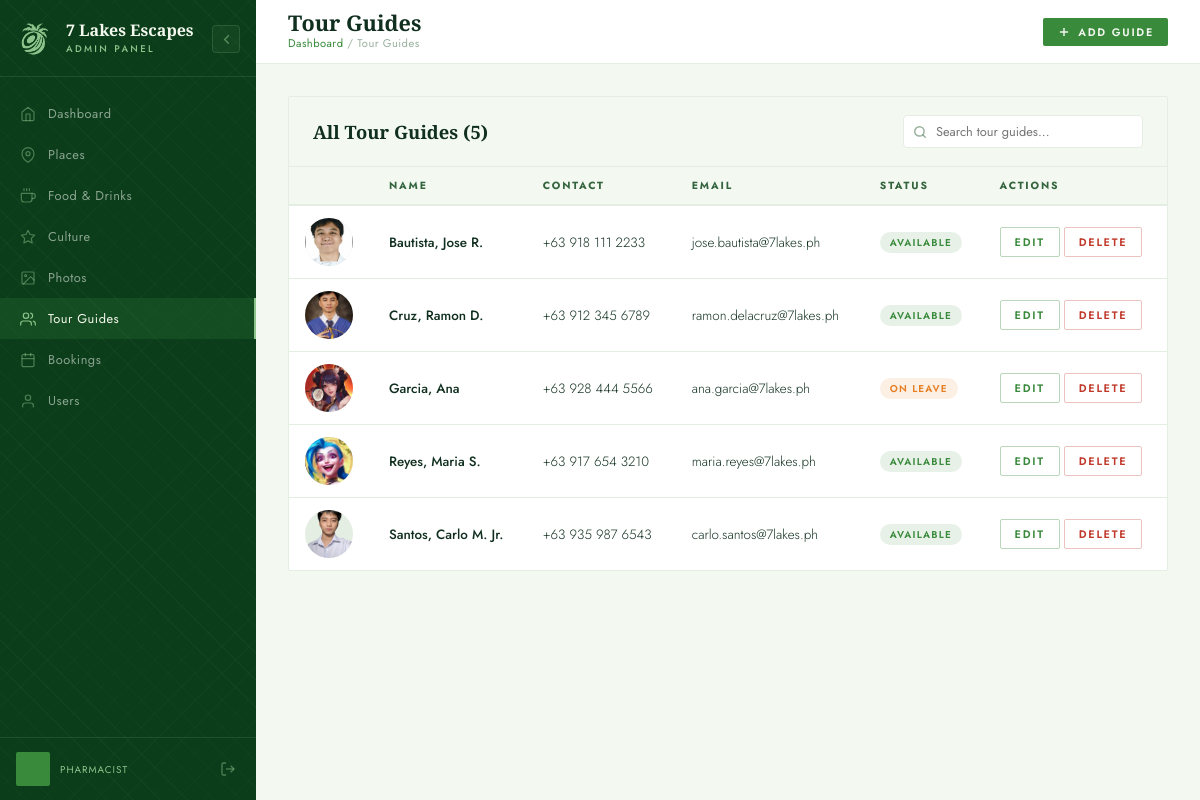
The app's page /admin/guides.php (signed in) with its own data.
### tables this page shows
CREATE TABLE `tour_guides` (
  `guide_id` int(11) NOT NULL,
  `first_name` varchar(150) NOT NULL,
  `middle_name` varchar(150) DEFAULT NULL,
  `last_name` varchar(150) NOT NULL,
  `extension_name` varchar(150) DEFAULT NULL,
  `contact_number` varchar(50) NOT NULL,
  `email` varchar(100) NOT NULL,
  `status` varchar(50) DEFAULT 'Available'
);

### admin/guides.php (the view, shortened to what this page needs)
<?php
require_once 'includes/db.php';
$where_clause = "";
$guides = [];
$res = mysqli_query($conn, "
    SELECT tg.*, (SELECT ph.file_path FROM photos ph WHERE ph.guide_id = tg.guide_id LIMIT 1) AS photo
    FROM tour_guides tg
    $where_clause
    ORDER BY tg.last_name, tg.first_name
");
if ($res) {
    while ($row = mysqli_fetch_assoc($res)) {
        $guides[] = $row;
    }
}
?>
<!DOCTYPE html>
<html lang="en">
<head>
  <link rel="stylesheet" href="admin.css" />
</head>
<body>
<?php include 'includes/sidebar.php'; ?>
<div class="admin-main">
  <div class="topbar">
    <div class="topbar-left">
      <span class="topbar-title">Tour Guides</span>
      <span class="topbar-breadcrumb"><a href="dashboard.php">Dashboard</a> / Tour Guides</span>
    </div>
    <div class="topbar-right">
      <a href="guides.php?add=1" class="btn btn-primary btn-sm">
        <svg viewBox="0 0 24 24" fill="none" stroke="currentColor" stroke-width="2.5"><line x1="12" y1="5" x2="12" y2="19"/><line x1="5" y1="12" x2="19" y2="12"/></svg>
        Add Guide
      </a>
    </div>
  </div>
  <div class="admin-content">
    <div class="admin-card">
      <div class="admin-card-header">
        <span class="admin-card-title">All Tour Guides (<?= count($guides) ?>)</span>
        <form method="POST" action="" class="card-search-wrap">
          <input type="text" name="key" placeholder="Search tour guides..." class="card-search-input" value="<?= htmlspecialchars($_POST['key'] ?? '') ?>" />
        </form>
      </div>
      <?php if ($guides): ?>
      <div class="table-wrap">
        <table class="data-table">
          <thead><tr><th></th><th>Name</th><th>Contact</th><th>Email</th><th>Status</th><th>Actions</th></tr></thead>
          <tbody>
            <?php foreach ($guides as $g): ?>
            <tr>
              <td>
                <?php if ($g['photo']): ?>
                  <img src="../<?= htmlspecialchars($g['photo']) ?>" class="thumb" alt=""
                       style="border-radius:50%;object-fit:cover;" />
                <?php else: ?>
                  <div class="thumb-placeholder" style="border-radius:50%;">
                    <svg viewBox="0 0 24 24" fill="none" stroke="currentColor" stroke-width="1.5"><path d="M20 21v-2a4 4 0 0 0-4-4H8a4 4 0 0 0-4 4v2"/><circle cx="12" cy="7" r="4"/></svg>
                  </div>
                <?php endif; ?>
              </td>
              <td>
                <strong>
                  <?= htmlspecialchars($g['last_name']) ?>,
                  <?= htmlspecialchars($g['first_name']) ?>
                  <?= $g['middle_name'] ? htmlspecialchars($g['middle_name'][0]) . '.' : '' ?>
                  <?= $g['extension_name'] ? htmlspecialchars($g['extension_name']) : '' ?>
                </strong>
              </td>
              <td><?= htmlspecialchars($g['contact_number'] ?? '—') ?></td>
              <td><?= htmlspecialchars($g['email'] ?? '—') ?></td>
              <td>
                <?php $badge = match($g['status']) {
                  'Available'   => 'badge-green',
                  'Unavailable' => 'badge-red',
                  default       => 'badge-orange'
                }; ?>
                <span class="badge <?= $badge ?>"><?= htmlspecialchars($g['status'] ?? 'Available') ?></span>
              </td>
              <td>
                <a href="guides.php?edit=<?= $g['guide_id'] ?>" class="btn btn-outline btn-sm">Edit</a>
                <form method="POST" style="display:inline" onsubmit="return confirm('Delete this guide?')">
                  <button type="submit" class="btn btn-danger btn-sm">Delete</button>
                </form>
              </td>
            </tr>
            <?php endforeach; ?>
          </tbody>
        </table>
      </div>
      <?php endif; ?>
    </div>
  </div>
</div>
</body>
</html>

### admin/admin.css (style rules this page uses)
:root { --forest: #0B3D1A; --pine: #17692C; --moss: #3A8A3C; --sage: #6DA170; --leaf: #8CC48B; --mint: #DBECDC; --cream: #F5F8EE; --linen: #F3F8F1; --mist: #E4EEE3; --text-dark: #102F1F; --text-mid: #33643D; --sidebar-w: 256px; --topbar-h: 64px; --bg-page: #F3F8F1; --bg-card: #ffffff; --bg-raised: #F3F8F1; --bg-input: #ffffff; --border-c: #E4EEE3; --t1: #102F1F; --t2: #33643D; --t3: rgba(51, 100, 61, 0.5); }
*, *::before, *::after { box-sizing: border-box; margin: 0; padding: 0; }
html { height: 100%; }
body { font-family: 'Jost', sans-serif; background: var(--bg-page); color: var(--t1); display: flex; min-height: 100vh; transition: background 0.25s, color 0.25s; }
.admin-main { margin-left: var(--sidebar-w); flex: 1; display: flex; flex-direction: column; min-height: 100vh; transition: margin-left 0.25s ease; }
.topbar { height: var(--topbar-h); background: var(--bg-card); border-bottom: 1px solid var(--border-c); display: flex; align-items: center; justify-content: space-between; padding: 0 32px; position: sticky; top: 0; z-index: 40; transition: background 0.25s, border-color 0.25s; }
.topbar-left { display: flex; flex-direction: column; gap: 2px; }
.topbar-title { font-family: 'Cormorant Garamond', serif; font-size: 1.35rem; font-weight: 700; color: var(--t1); line-height: 1; }
.topbar-breadcrumb { font-size: 0.7rem; font-weight: 400; color: var(--t3); letter-spacing: 0.04em; }
.topbar-breadcrumb a { color: var(--moss); text-decoration: none; }
.topbar-right { display: flex; align-items: center; gap: 12px; }
.admin-content { padding: 32px; flex: 1; }
.admin-card { background: var(--bg-card); border: 1px solid var(--border-c); border-radius: 2px; overflow: hidden; margin-bottom: 24px; transition: background 0.25s, border-color 0.25s; }
.admin-card-header { padding: 18px 24px; border-bottom: 1px solid var(--border-c); display: flex; align-items: center; justify-content: space-between; background: var(--bg-raised); }
.admin-card-title { font-family: 'Cormorant Garamond', serif; font-size: 1.15rem; font-weight: 700; color: var(--t1); }
.btn { display: inline-flex; align-items: center; gap: 7px; font-family: 'Jost', sans-serif; font-size: 0.75rem; font-weight: 600; letter-spacing: 0.16em; text-transform: uppercase; padding: 9px 20px; border-radius: 2px; border: none; cursor: pointer; text-decoration: none; transition: background 0.25s, box-shadow 0.25s, transform 0.15s; }
.btn svg { width: 14px; height: 14px; }
.btn-primary { background: var(--moss); color: var(--linen); }
.btn-outline { background: transparent; color: var(--moss); border: 1.5px solid rgba(58, 138, 60, 0.35); }
.btn-danger { background: transparent; color: #c0392b; border: 1.5px solid rgba(192, 57, 43, 0.3); }
.btn-sm { padding: 6px 14px; font-size: 0.68rem; }
.data-table { width: 100%; border-collapse: collapse; font-size: 0.84rem; }
.data-table thead tr { background: var(--bg-raised); border-bottom: 2px solid var(--border-c); }
.data-table th { padding: 11px 16px; text-align: left; font-size: 0.65rem; font-weight: 700; letter-spacing: 0.18em; text-transform: uppercase; color: var(--t2); }
.data-table tbody tr { border-bottom: 1px solid var(--border-c); transition: background 0.2s; }
.data-table tbody tr:last-child { border-bottom: none; }
.data-table td { padding: 12px 16px; vertical-align: middle; color: var(--t1); font-weight: 300; }
.data-table td strong { font-weight: 500; }
.table-wrap { overflow-x: auto; }
.thumb { width: 48px; height: 48px; object-fit: cover; border-radius: 50%; display: block; background: var(--border-c); }
.badge { display: inline-block; font-size: 0.62rem; font-weight: 600; letter-spacing: 0.12em; text-transform: uppercase; padding: 3px 10px; border-radius: 20px; }
.badge-green { background: rgba(58, 138, 60, 0.12); color: var(--moss); }
.badge-orange { background: rgba(230, 126, 34, 0.12); color: #e67e22; }
.card-search-wrap { position: relative; display: flex; align-items: center; max-width: 240px; width: 100%; }
.card-search-input { width: 100%; padding: 6px 12px 6px 32px; background: var(--bg-card); border: 1.5px solid var(--border-c); border-radius: 4px; font-family: 'Jost', sans-serif; font-size: 0.8rem; font-weight: 400; color: var(--t1); outline: none; transition: border-color 0.25s, box-shadow 0.25s; }

### records on screen
tour_guides: shows a picture, last_name "Bautista", first_name "Jose", middle_name "R", contact_number "+63 918 111 2233", email "jose.bautista@7lakes.ph", status "AVAILABLE"
tour_guides: shows a picture, last_name "Cruz", first_name "Ramon", middle_name "D", contact_number "+63 912 345 6789", email "ramon.delacruz@7lakes.ph", status "AVAILABLE"
tour_guides: shows a picture, last_name "Garcia", first_name "Ana", contact_number "+63 928 444 5566", email "ana.garcia@7lakes.ph", status "ON LEAVE"
tour_guides: shows a picture, last_name "Reyes", first_name "Maria", middle_name "S", contact_number "+63 917 654 3210", email "maria.reyes@7lakes.ph", status "AVAILABLE"
tour_guides: shows a picture, last_name "Santos", first_name "Carlo", middle_name "M", extension_name "Jr.", contact_number "+63 935 987 6543", email "carlo.santos@7lakes.ph", status "AVAILABLE"

### other values on screen
$item['label'] "Dashboard"
$item['label'] "Places"
$item['label'] "Food & Drinks"
$item['label'] "Culture"
$item['label'] "Photos"
$item['label'] "Tour Guides"
$item['label'] "Bookings"
$item['label'] "Users"
$_SESSION['role'] "PHARMACIST"
count($guides) "5"
